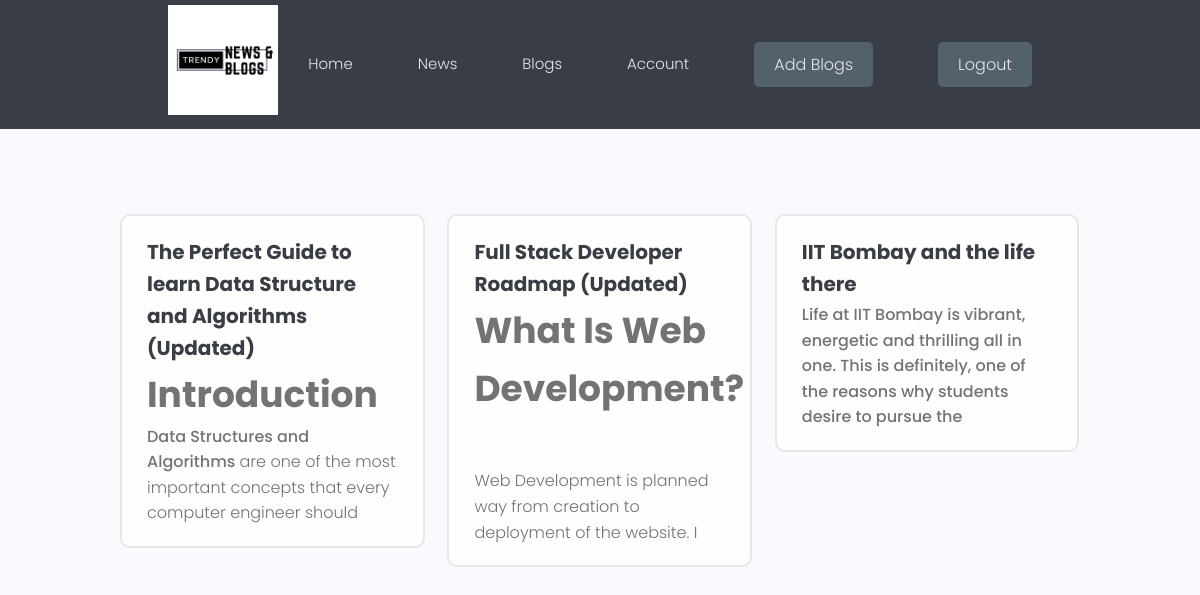
The page /blogs/ (signed in) on the database its author committed.
### blog/models.py (models this page shows, shortened)
class Post(models.Model):
    title = models.CharField(max_length=250)
    content = RichTextField(blank=True, null=True)
    author = models.ForeignKey(Profile,  on_delete=models.CASCADE, related_name="blog_posts")
    published = models.DateTimeField(default=timezone.now)
    class Meta:
        ordering = ['-published']

### blog/views.py (the view)
# urls.py: path('', views.blogs, name="blogs"),  # root domain
def blogs(request):
    blogs, search_query = searchBlogs(request)
    custom_range,blogs = paginateProjects(request, blogs, 6)
    context = {'blogs': blogs, 'search_query': search_query, 'custom_range': custom_range}
    return render(request, 'blogs.html', context)

### blog/utils.py (called while the page is built)
def paginateProjects(request,blogs, results):
    page = request.GET.get('page')
    paginator = Paginator(blogs,results)
    try:
        blogs = paginator.page(page)
    except PageNotAnInteger:
        page = 1
        blogs = paginator.page(page)
    except EmptyPage:
        page = paginator.num_pages
        blogs = paginator.page(page)
    leftIndex = (int(page) - 4)
    if leftIndex < 1:
        leftIndex = 1
    rightIndex = (int(page) + 5)
    if rightIndex > paginator.num_pages:
        rightIndex = paginator.num_pages + 1
    custom_range = range(leftIndex, rightIndex)
    return custom_range, blogs

def searchBlogs(request):
    search_query = ""
    if request.GET.get('search_query'):
        search_query = request.GET.get('search_query')
    blogs = Post.objects.distinct().filter(
        Q(title__icontains=search_query) |
        Q(content__icontains=search_query) |
        Q(author__name__icontains=search_query)
    )
    return blogs, search_query

### templates/blogs.html (shortened to what this page needs)
{% extends 'base.html'%} {% block content %}
<main class="projects">
  <section class="projectsList">
    <div class="container">
      <div class="grid grid--three">
        {% for blog in blogs %}
        <div class="column">
          <div class="card project">
              <div class="card__body">
                <a href="{% url 'blog' blog.id %}">
                <h3 class="project__title">{{blog.title}}</h3>
              </a>
                <p class="dev__info">
                  {{blog.content|safe|slice:"150"}}
                </p>
              </div>
          </div>
        </div>
        {% endfor %}
      </div>
    </div>
  </section>
</main>
{% endblock %}

### static/styles/app.css (style rules this page uses)
:root { --color-sub: #393E46; }
.card { border: 2px solid var(--color-light); }
.projectsList { margin-top: 8rem; }
.project__title { font-size: 2rem; font-weight: 700; color: var(--color-sub); }

### static/uikit/styles/modules/_variables.css (style rules this page uses)
:root { --color-main: #5aa5b9; --color-main-light: #e6faff; --color-sub: #0F4C75; --color-sub-light: #52616B; --color-sub-lighter: #ededfd; --color-text: #737373; --color-gray: #8b8b8b; --color-light: #e5e7eb; --color-light-gray: #767676; --color-bg: #f8fafd; --color-white: #fffefd; --color-white-light: #f3f3f3; --color-success: #359e64; --color-success-bg: #def8e8; --color-error: #fc4b0b; --color-error-bg: #fff2ee; --font-base: 'Poppins', arial, helvetica, 'Segoe UI', roboto, ubuntu, sans-serif; --font-monospace: 'Fira Code', 'Courier New', courier, monospace; --font-regular: 300; --font-medium: 500; --font-bold: 700; --generic-shadow: 1px 1px 5px #00000010; --generic-transition: all 0.3s ease-in-out; }

### static/uikit/styles/modules/_base.css (style rules this page uses)
* { margin: 0; padding: 0; box-sizing: border-box; text-rendering: optimizeLegibility; color: inherit; font-size: inherit; }
html { font-size: 50%; }
@media only screen and (min-width: 480px) { html { font-size: 56.25%; } }
@media only screen and (min-width: 1200px) { html { font-size: 62.5%; } }
body { line-height: 1.6; font-weight: 400; font-size: 1.5rem; color: var(--color-text); background-color: var(--color-bg); min-height: 100vh; }

### static/uikit/styles/modules/_typography.css (style rules this page uses)
* { font-family: var(--font-base); }
h2 { font-size: 3.6rem; font-weight: var(--font-bold); }
h3 { font-size: 3.2rem; font-weight: var(--font-medium); }
p, span, strong { font-size: 1.6rem; color: var(--color-text); font-weight: var(--font-regular); }
strong { font-weight: var(--font-medium); }
a { padding-bottom: 2px; text-decoration: none; display: inline-block; color: var(--color-main); font-weight: var(--font-medium); }

### static/uikit/styles/modules/_utilities.css (style rules this page uses)
.container { width: 92%; max-width: 165rem; margin: 0 auto; box-sizing: border-box; }
@media screen and (min-width: 1000px) { .container { width: 90%; } }
@media screen and (min-width: 1200px) { .container { width: 80%; } }

### static/uikit/styles/modules/_card.css (style rules this page uses)
.card { border-radius: 1rem; background-color: var(--color-white); border: 1.5px solid var(--color-light); width: auto; height: auto; margin-top: 0.5rem; margin-bottom: 0.5rem; overflow: hidden; }
.card__body, .card__header { padding: 2rem 2.5rem; }

### static/uikit/styles/modules/_grid.css (style rules this page uses)
.grid { display: flex; flex-wrap: wrap; justify-content: flex-start; align-items: stretch; }
.grid > .column { min-width: 28rem; margin-bottom: 2.5rem; }
.grid--three > .column { flex-basis: 100%; }
@media screen and (min-width: 800px) { .grid--three { margin-right: -2%; } }
@media screen and (min-width: 800px) { .grid--three > .column { margin-right: 2%; } }
@media screen and (min-width: 800px) { .grid--three > .column { flex-basis: 48%; } }
@media screen and (min-width: 1200px) { .grid--three { margin-right: -2.33%; } }
@media screen and (min-width: 1200px) { .grid--three > .column { margin-right: 2.33%; } }
@media screen and (min-width: 1200px) { .grid--three > .column { flex-basis: 31%; } }

### rows shown on the page
Post: title "The Perfect Guide to learn Data Structure and Algorithms (Updated)", content "Introduction Data Structures and Algorithms are one of the most important concepts that every computer engineer should"
Post: title "Full Stack Developer Roadmap (Updated)", content "What Is Web Development? Web Development is planned way from creation to deployment of the website. I"
Post: title "IIT Bombay and the life there", content "Life at IIT Bombay is vibrant, energetic and thrilling all in one. This is definitely, one of the reasons why students desire to pursue the"
